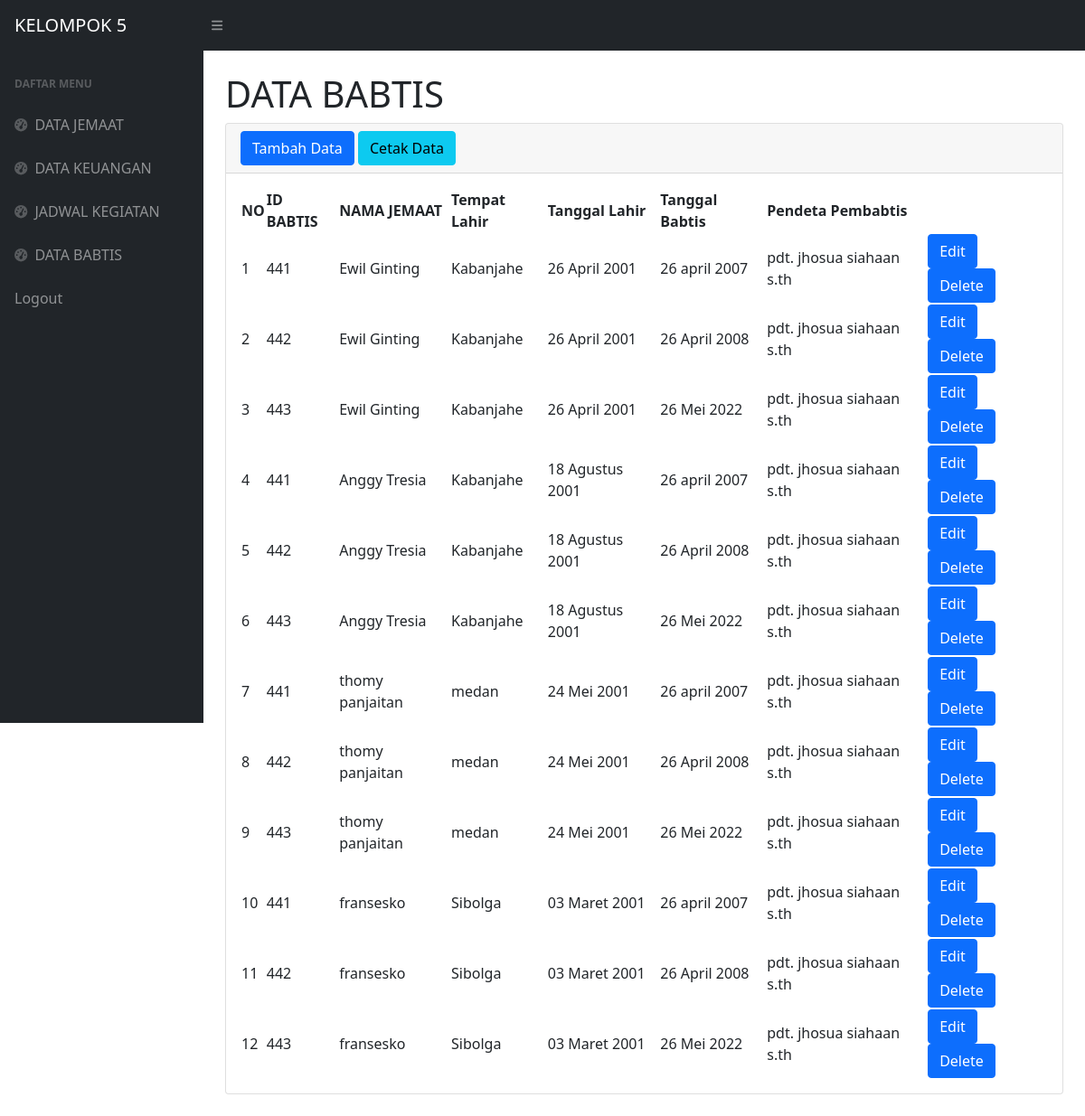
Screenshot of /projekprakweb/babtis.php (signed in) with the database file from the repository.
### tables this page shows
CREATE TABLE `babtis` (
  `no_babtis` int(12) NOT NULL,
  `tglbabtis` text NOT NULL,
  `pendetapembabtis` text NOT NULL,
  `idjemaat` int(12) NOT NULL
);

CREATE TABLE `datajemaat` (
  `idjemaat` int(12) NOT NULL,
  `nama` varchar(50) NOT NULL,
  `jeniskelamin` varchar(50) NOT NULL,
  `nohp` bigint(12) NOT NULL,
  `tempatlahir` varchar(50) NOT NULL,
  `tgllahir` text NOT NULL,
  `tahunbabtis` int(4) NOT NULL
);

### projekprakweb/babtis.php (the view, shortened to what this page needs)
<?php
require 'function.php';
?>
<!DOCTYPE html>
<html lang="en">
    <head>
        <link href="https://cdn.jsdelivr.net/npm/simple-datatables@latest/dist/style.css" rel="stylesheet" />
        <link href="css/styles.css" rel="stylesheet" />
    </head>
    <body class="sb-nav-fixed">
        <nav class="sb-topnav navbar navbar-expand navbar-dark bg-dark">
            <a class="navbar-brand ps-3" href="index.PHP">KELOMPOK 5</a>
            <button class="btn btn-link btn-sm order-1 order-lg-0 me-4 me-lg-0" id="sidebarToggle" href="#!"><i class="fas fa-bars"></i></button>
        </nav>
        <div id="layoutSidenav">
            <div id="layoutSidenav_nav">
                <nav class="sb-sidenav accordion sb-sidenav-dark" id="sidenavAccordion">
                    <div class="sb-sidenav-menu">
                        <div class="nav">
                            <div class="sb-sidenav-menu-heading">Daftar Menu</div>
                            <a class="nav-link" href="index.php">
                                <div class="sb-nav-link-icon"><i class="fas fa-tachometer-alt"></i></div>
                                DATA JEMAAT
                            </a>
                            <a class="nav-link" href="datakeuangan.php">
                                <div class="sb-nav-link-icon"><i class="fas fa-tachometer-alt"></i></div>
                                DATA KEUANGAN
                            </a>
                            <a class="nav-link" href="jadwalkegiatan.php">
                                <div class="sb-nav-link-icon"><i class="fas fa-tachometer-alt"></i></div>
                                JADWAL KEGIATAN
                            </a>
                            <a class="nav-link" href="babtis.php">
                                <div class="sb-nav-link-icon"><i class="fas fa-tachometer-alt"></i></div>
                                DATA BABTIS
                            </a>
                            <a class="nav-link" href="logout.php">
                               Logout
                            </a>
                </nav>
            </div>
            <div id="layoutSidenav_content">
                <main>
                    <div class="container-fluid px-4">
                        <h1 class="mt-4">DATA BABTIS</h1>
                        <div class="card mb-4">
                            <div class="card-header">
                            <button type="button" class="btn btn-primary" data-bs-toggle="modal" data-bs-target="#myModal">
                               Tambah Data
                            </button>
                            <a href="cetak3.php" class="btn btn-info">Cetak Data</a>
                            </div>
                            <div class="card-body">
                                <table id="datatablesSimple">
                                    <thead>
                                        <tr>
                                            <th>NO</th>
                                            <th>ID BABTIS</th>
                                            <th>NAMA JEMAAT</th>
                                            <th>Tempat Lahir</th>
                                            <th>Tanggal Lahir</th>
                                            <th>Tanggal Babtis</th>
                                            <th>Pendeta Pembabtis</th>
                                        </tr>
                                    </thead>
                                    <tbody>
                                        <?php
                                        $i= 1;
                                        $ambilsemuababtis = mysqli_query($conn,"select * from babtis , datajemaat ");
                                        while($data=mysqli_fetch_array($ambilsemuababtis)){
                                            $nobts = $data['no_babtis'];
                                            $namany = $data['nama'];
                                            $tempatny= $data['tempatlahir'];
                                            $tglny= $data['tgllahir'];
                                            $tglbtsny=$data['tglbabtis'];
                                            $pdtny=$data['pendetapembabtis'];
                                        ?>
                                        <tr>
                                            <td><?=$i++; ?></td>
                                            <td><?=$nobts;?></td>
                                            <td><?=$namany;?></td>
                                            <td><?=$tempatny;?></td>
                                            <td><?=$tglny;?></td>
                                            <td><?=$tglbtsny;?></td>
                                            <td><?=$pdtny;?></td>
                                            <td>
                                    <button type="button" class="btn btn-primary" data-bs-toggle="modal" data-bs-target="#editbabtis<?=$nobts;?>">
                                        Edit
                                    </button>
                                    <button type="button" class="btn btn-primary" data-bs-toggle="modal" data-bs-target="#deletebabtis<?=$nobts;?>">
                                        Delete
                                    </button>
                                            </td>
                                        </tr>
                                       <?php
                                       };
                                       ?>
                                    </tbody>
                                </table>
                            </div>
                        </div>
                    </div>
                </main>
            </div>
        </div>
</body>
</html>

### rows the page displays
babtis: no_babtis "441", idjemaat.nama "Ewil Ginting", idjemaat.tempatlahir "Kabanjahe", idjemaat.tgllahir "26 April 2001", tglbabtis "26 april 2007", pendetapembabtis "pdt. jhosua siahaan s.th", datajemaat.nama "Anggy Tresia", datajemaat.tempatlahir "Kabanjahe", datajemaat.tgllahir "18 Agustus 2001", datajemaat.nama "thomy panjaitan", datajemaat.tempatlahir "medan", datajemaat.tgllahir "24 Mei 2001", datajemaat.nama "fransesko", datajemaat.tempatlahir "Sibolga", datajemaat.tgllahir "03 Maret 2001"
babtis: no_babtis "442", idjemaat.nama "Ewil Ginting", idjemaat.tempatlahir "Kabanjahe", idjemaat.tgllahir "26 April 2001", tglbabtis "26 April 2008", pendetapembabtis "pdt. jhosua siahaan s.th", datajemaat.nama "Anggy Tresia", datajemaat.tempatlahir "Kabanjahe", datajemaat.tgllahir "18 Agustus 2001", datajemaat.nama "thomy panjaitan", datajemaat.tempatlahir "medan", datajemaat.tgllahir "24 Mei 2001", datajemaat.nama "fransesko", datajemaat.tempatlahir "Sibolga", datajemaat.tgllahir "03 Maret 2001"
babtis: no_babtis "443", datajemaat.nama "Ewil Ginting", datajemaat.tempatlahir "Kabanjahe", datajemaat.tgllahir "26 April 2001", tglbabtis "26 Mei 2022", pendetapembabtis "pdt. jhosua siahaan s.th", datajemaat.nama "Anggy Tresia", datajemaat.tgllahir "18 Agustus 2001", idjemaat.nama "thomy panjaitan", idjemaat.tempatlahir "medan", idjemaat.tgllahir "24 Mei 2001", datajemaat.nama "fransesko", datajemaat.tempatlahir "Sibolga", datajemaat.tgllahir "03 Maret 2001"
